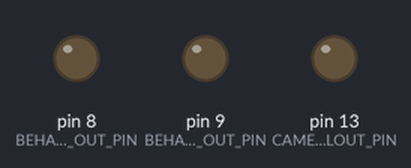
Recording of a sketch running on a simulated Arduino Uno, built with avr-gcc and run on an emulated ATmega328P. Shown: output pins drawn as LEDs (lit = HIGH).

Above: at 0.05 s.
At 0.65 s:
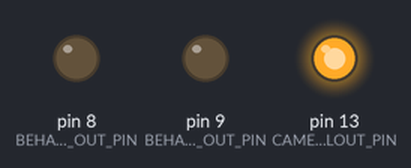
At 1.35 s:
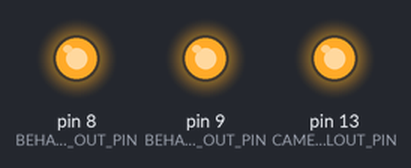
At 2.75 s:
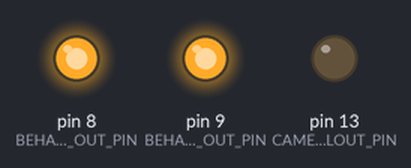
Timing chart, 0 to 3.0 s (numbered marks = the images above):
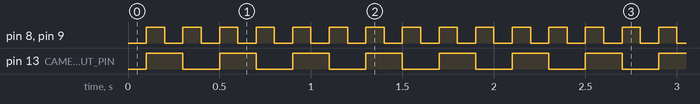

Measured:
- by itself, pin 8 (BEHAVIOR_SIG_OUT_PIN), pin 9 (BEHAVIOR_SYNC_OUT_PIN): alternates HIGH for 0.10 s and LOW for 0.10 s
- by itself, pin 13 (CAMERA_FRAME_SIGNALOUT_PIN): alternates HIGH for 0.20 s and LOW for 0.20 s

The sketch:

simple_video_trigger_test.ino
```cpp
int CAMERA_FRAME_SIGNALOUT_PIN = 13;
int BEHAVIOR_SIG_OUT_PIN = 8;
int BEHAVIOR_SYNC_OUT_PIN = 9;

volatile uint8_t frameup = 0;

void setup() {
  // put your setup code here, to run once:
  pinMode(CAMERA_FRAME_SIGNALOUT_PIN, OUTPUT);
  pinMode(BEHAVIOR_SIG_OUT_PIN, OUTPUT);
  pinMode(BEHAVIOR_SYNC_OUT_PIN, OUTPUT);
}

void loop() {
  // put your main code here, to run repeatedly:
  delay(100);
  frameup = !digitalRead(CAMERA_FRAME_SIGNALOUT_PIN);
  digitalWrite(BEHAVIOR_SYNC_OUT_PIN, HIGH);
  digitalWrite(BEHAVIOR_SIG_OUT_PIN, HIGH);

  digitalWrite(CAMERA_FRAME_SIGNALOUT_PIN, frameup);
  delay(100);
  digitalWrite(BEHAVIOR_SIG_OUT_PIN, LOW);
  digitalWrite(BEHAVIOR_SYNC_OUT_PIN, LOW);

}
```
